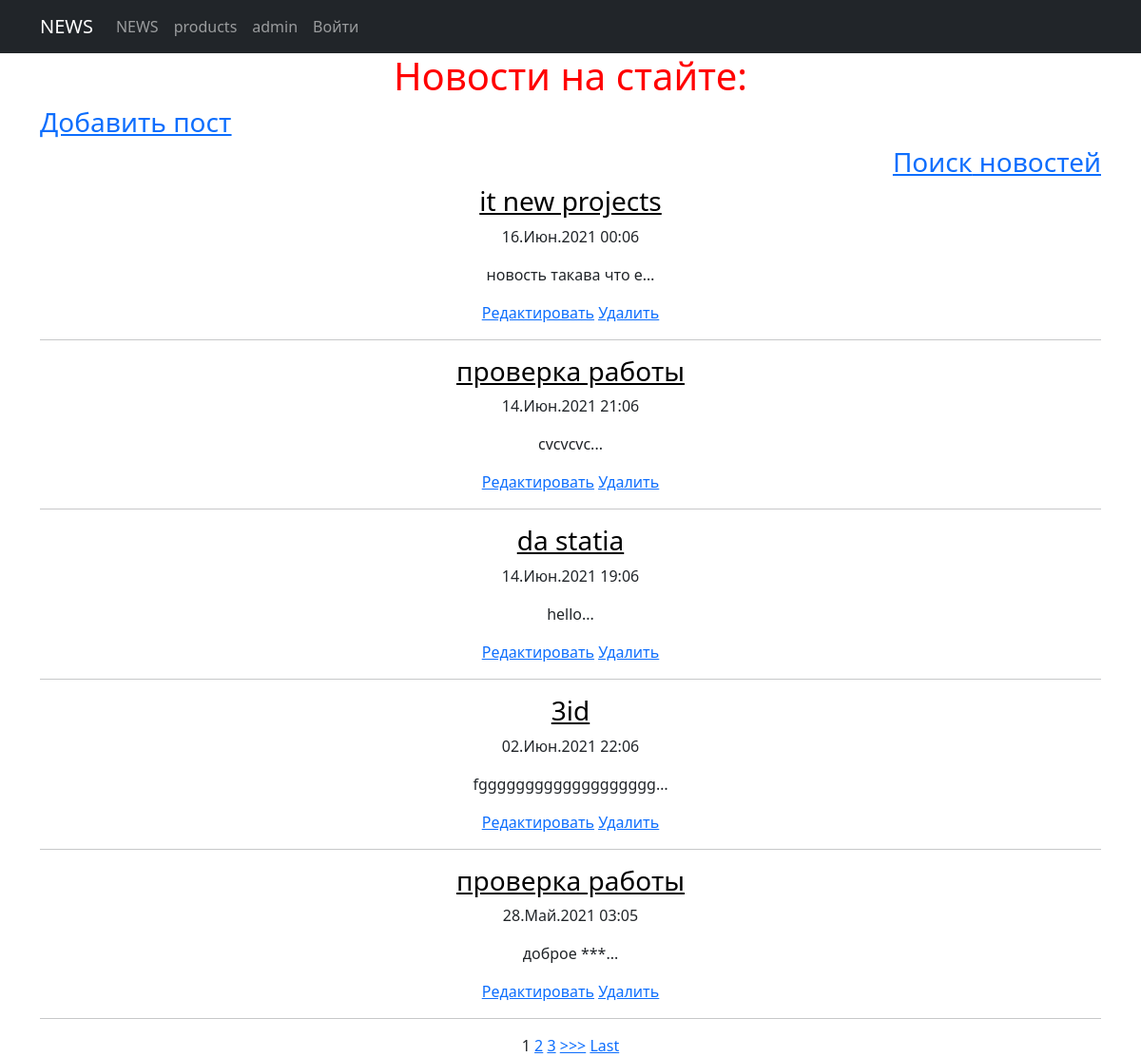
Before: /news/ with the older database file.
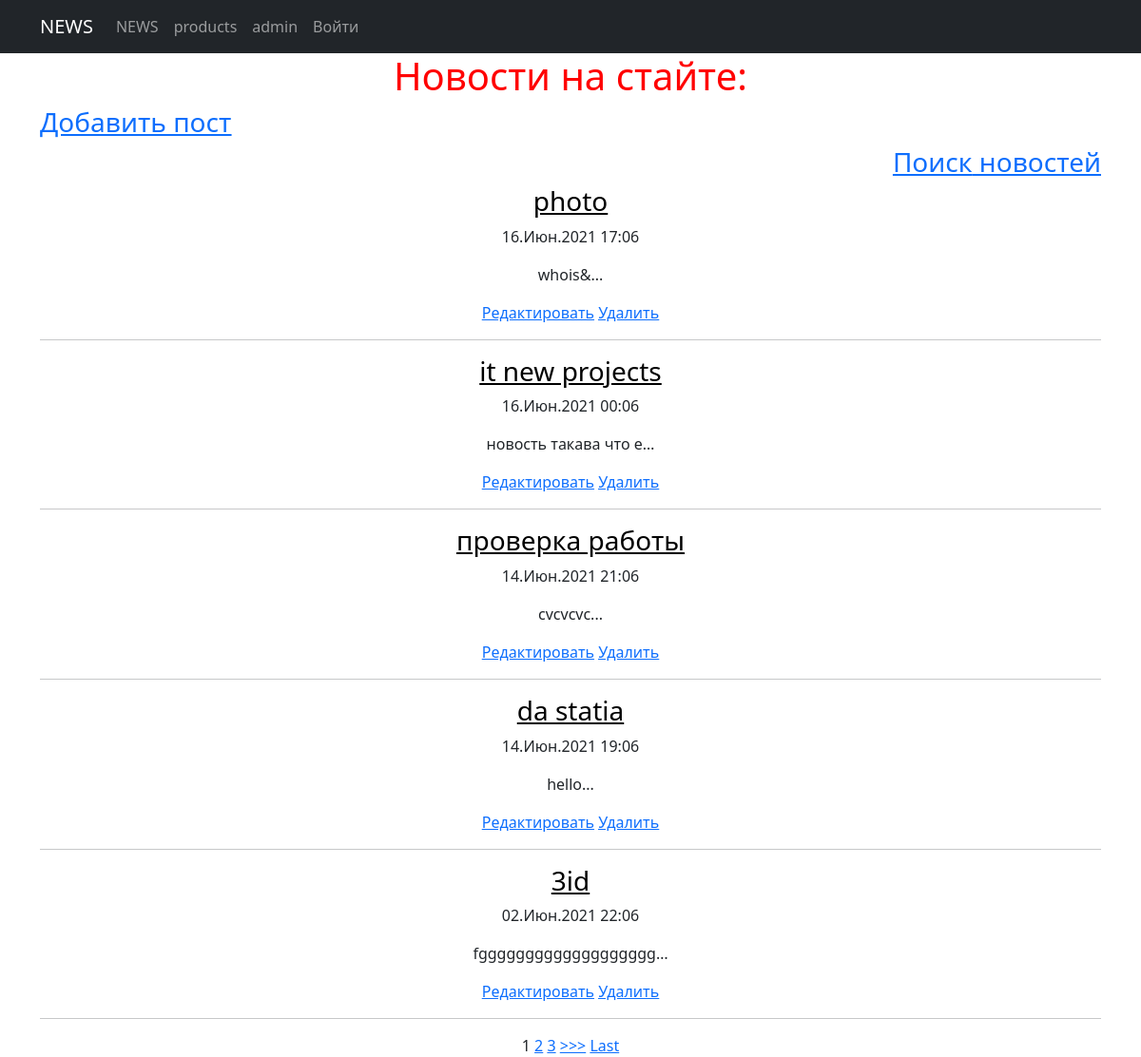
After: the same page with the newer database file.
### news/models.py (models this page shows, shortened)
class Post(models.Model):
    PostAuthor = models.ForeignKey(Author, on_delete=models.CASCADE, verbose_name='Автор поста')
    PostNews = 'PN'
    PostArticle = 'PA'
    POSITIONS = [
        (PostArticle, 'Статья'),
        (PostNews, 'Новость'),
    ]
    postCategory = models.ManyToManyField(Category, verbose_name='Категория поста',  through='PostCategory')
    title = models.CharField(max_length=50, verbose_name='Название')
    positions = models.CharField(max_length=2, choices=POSITIONS, default=PostArticle, verbose_name='Тип поста')
    data = models.DateTimeField(auto_now_add=True, verbose_name='Дата создания')
    data_update = models.DateTimeField(auto_now=True, verbose_name='Дата редактирования')
    photo = models.ImageField(upload_to='photos/%Y/%m/%d/', default='-', verbose_name='Фото')
    previewName = models.CharField(max_length=128, verbose_name='Превью поста')
    text = models.TextField(verbose_name='Текст поста')
    rating = models.SmallIntegerField(default=0, verbose_name='Рейтинг')
    public = models.BooleanField(default=True, verbose_name='Публикация')
    def preview(self):
        return self.text[0:124] + '...'
    class Meta:
        verbose_name = 'Пост'
        verbose_name_plural = 'Посты'

### news/views.py (the view)
# urls.py: path('news/', include('news.urls')),
class news(ListView):
    model = Post
    template_name = 'news.html'
    context_object_name = 'news'
    ordering = '-data'
    paginate_by = 5

### news/templatetags/custom_filters.py (called while the page is built)
@register.filter(name='censor_filter')
def censor_filter(value):
    for i in bad_words:
        value = value.lower()
        value = value.replace(i, '***')
    return value

### templates/news.html (shortened to what this page needs)
<!DOCTYPE html>
<html lang="en">
<head> {% extends 'flatpages/default.html' %} {% load custom_filters %}
{% block content %}
<h1><span style="color: #ff0000;">Новости на стайте:</span></h1>
<h3 style="text-align: left;"><a href="{% url 'news_add'%}"><u>Добавить пост</u></a></h3> <h3 style="text-align: right;"><a href="{% url 'news_search' %}">Поиск<u> новостей</u></a></h3>
{% if news %}
    {% for el in news %}
        <h3><span style="color: #000000;"><a style="color: #000000;" href="{% url 'news_detail' el.id %}">{{ el.title|censor_filter }}</a></span></h3>
        <p>{{ el.data|date:'d.M.Y H:m' }}</p>
        <p>{{ el.preview|censor_filter|truncatechars:21 }}</p>
        <a href="{% url 'news_update' el.id %}"><u>Редактировать</u></a>
        <a href="{% url 'news_delete' el.id %}"><u>Удалить</u></a>
        <hr>
    {%endfor%}
{% if is_paginated %}
    {% for num in page_obj.paginator.page_range %}
        {% if page_obj.number == num %}
            <a>{{ num }}</a>
        {% elif num > page_obj.number|add:'-3' and num < page_obj.number|add:'3' %}
            <a href="?page={{ num }}">{{ num }}</a>
        {% endif %}
    {% endfor %}
    {% if page_obj.has_next %}
        <a href="?page={{ page_obj.next_page_number }}">>>></a>
        <a href="?page={{ page_obj.paginator.num_pages }}">Last</a>
    {% endif %}
{% endif %}
{% else %}
    <h2>Новостей нет</h2>
{% endif %}
{% endblock content %}

Changed rows visible on the page:
no longer on this page (row edited): Post: title|censor_filter "проверка работы", data "28.Май.2021 03:05", preview|censor_filter "доброе ***..."
added Post: title|censor_filter "photo", data "16.Июн.2021 17:06", preview|censor_filter "whois&..."
